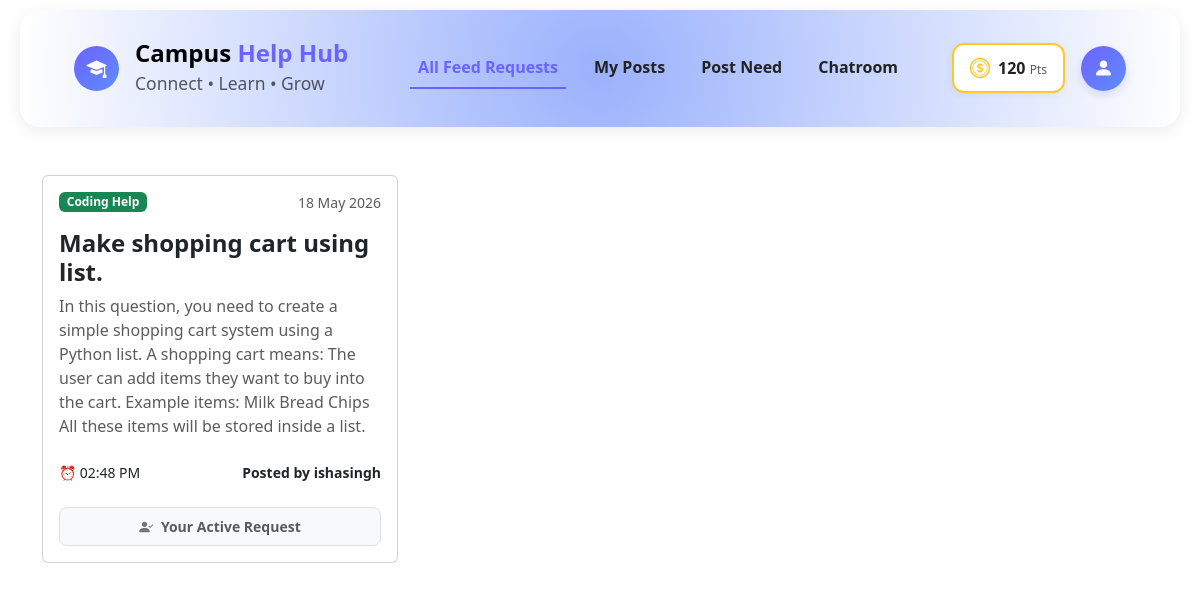
The page /dashboard/ (signed in) on the database its author committed.
### CampusConnect/models.py (models this page shows, shortened)
class Post(models.Model):
    CATEGORY_CHOICES = [
        ('Notes', 'Notes Requirement'),
        ('Coding', 'Coding Doubt'),
        ('Assignment', 'Assignment Help'),
        ('Updates', 'Classroom Update'),
        ('Campus Queries', 'Campus Query / Enquiry'),
    ]
    student = models.ForeignKey('Student', on_delete=models.CASCADE, related_name='student_posts')
    title = models.CharField(max_length=255)
    category = models.CharField(max_length=50, choices=CATEGORY_CHOICES)
    description = models.TextField()
    created_at = models.DateTimeField(auto_now_add=True)

class Student(models.Model):
    ROLE_CHOICES = (
        ('USER', 'User'),
        ('STAFF', 'Staff'),
        ('ADMIN', 'Admin'),
    )
    full_name = models.CharField(max_length=100)
    email = models.EmailField(unique=True)
    username = models.CharField(max_length=50, unique=True)
    password = models.CharField(max_length=100)
    role = models.CharField(
        max_length=10,
        choices=ROLE_CHOICES,
        default='USER'
    )

### CampusConnect/views.py (the view)
# urls.py: path('dashboard/', views.dashboard, name='dashboard'),
def dashboard(request):
    if 'student_id' not in request.session:
        return redirect('login')
    logged_in_id = request.session['student_id']
    current_student = Student.objects.get(id=logged_in_id)
    all_posts = Post.objects.all().order_by('-created_at')
    context = {
        'student': current_student,
        'all_posts': all_posts  # Template loop ke liye data pass kiya
    }
    return render(request, 'dashboard.html', context)

### CampusConnect/templates/dashboard.html (shortened to what this page needs)
{% extends 'base.html' %}
{% block content %}
<div class="container mt-5">
    <div class="row g-4">
        {% for post in all_posts %}
        <div class="col-md-6 col-lg-4">
            <div class="card h-100">
                <div class="card-body">
                    <div class="d-flex justify-content-between align-items-center mb-3">
                        <span class="badge {% if post.category == 'Coding' %}bg-success{% elif post.category == 'Notes' %}bg-primary{% else %}bg-info text-dark{% endif %}">
                            {{ post.category }} Help
                        </span>
                        <small class="text-muted">
                            {{ post.created_at|date:"d M Y" }}
                        </small>
                    </div>
                    <h4 class="fw-bold">
                        {{ post.title }}
                    </h4>
                    <p class="text-muted">
                        {{ post.description }}
                    </p>
                    <div class="d-flex justify-content-between mt-4">
                        <small>
                            ⏰ {{ post.created_at|time:"h:i A" }}
                        </small>
                        <small class="fw-semibold">
                            Posted by {{ post.student.username }}
                        </small>
                    </div>
                    {% if post.student.id == request.session.student_id %}
                        <div class="text-center mt-4 p-2 bg-light rounded-3 text-muted fw-bold border" style="font-size: 14px;">
                            <i class="bi bi-person-check-fill text-secondary me-1"></i> Your Active Request
                        </div>
                    {% endif %}
                </div>
            </div>
        </div>
        {% endfor %}
    </div>
</div>
{% endblock %}

### rows shown on the page
Post: category "Coding", created_at "18 May 2026", title "Make shopping cart using list.", description "In this question, you need to create a simple shopping cart system using a Python list. A shopping cart means: The user can add items they want to buy into the cart. Example items: Milk Bread Chips All these items will be stored inside a list.", created_at "02:48 PM", student.username "ishasingh", shows "Your Active Request"
